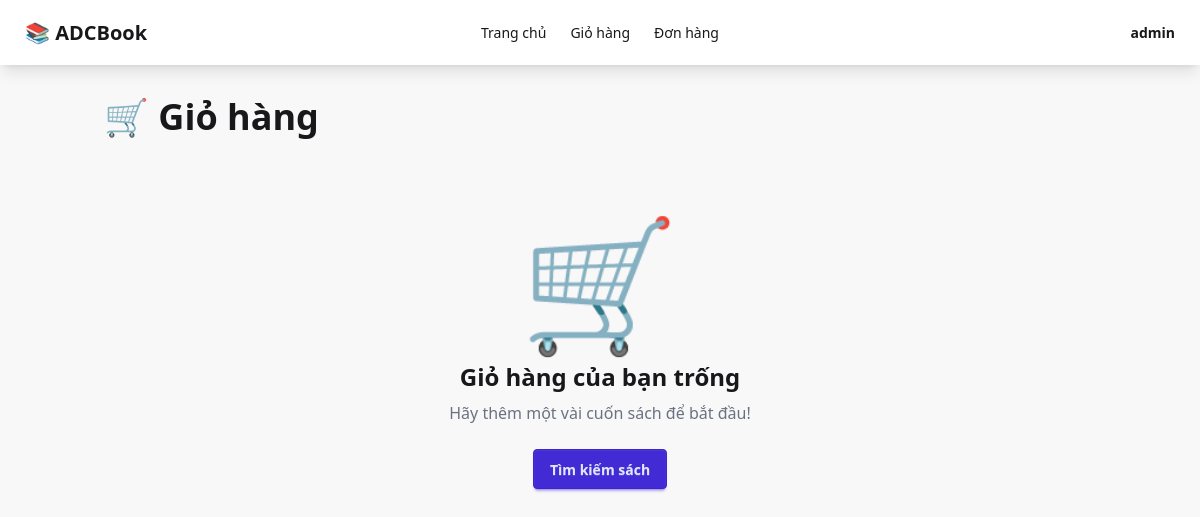
The app's page /cart/ (signed in), older data.
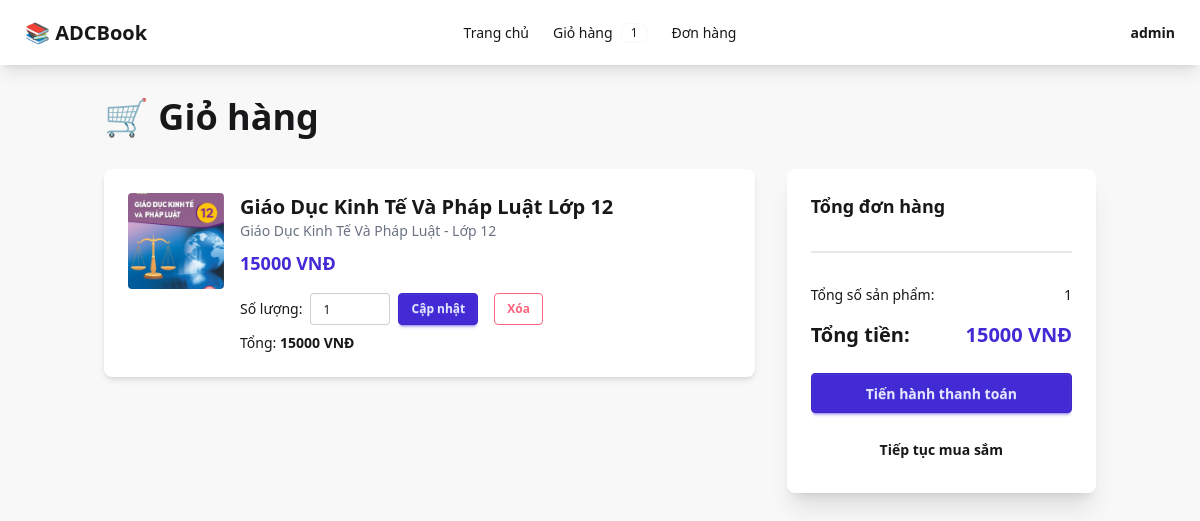
The same page, newer data.
### cart/models.py (models this page shows, shortened)
class CartItem(models.Model):
    cart = models.ForeignKey(Cart, on_delete=models.CASCADE, related_name='items')
    book = models.ForeignKey(Book, on_delete=models.CASCADE)
    quantity = models.IntegerField(default=1, validators=[MinValueValidator(1)])
    created_at = models.DateTimeField(auto_now_add=True)
    updated_at = models.DateTimeField(auto_now=True)
    class Meta:
        unique_together = ('cart', 'book')
    def subtotal(self):
        return self.book.price * self.quantity

class Cart(models.Model):
    user = models.OneToOneField(User, on_delete=models.CASCADE, related_name='cart')
    created_at = models.DateTimeField(auto_now_add=True)
    updated_at = models.DateTimeField(auto_now=True)
    def total_price(self):
        return sum(item.subtotal() for item in self.items.all())

### books/models.py (models this page shows, shortened)
class Book(models.Model):
    name = models.CharField(max_length=200)
    price = models.DecimalField(max_digits=10, decimal_places=0, validators=[MinValueValidator(0)])
    image = models.ImageField(upload_to='books/', blank=True, null=True)
    grade = models.ForeignKey(Grade, on_delete=models.CASCADE, related_name='books')
    subject = models.ForeignKey(Subject, on_delete=models.CASCADE, related_name='books')
    description = models.TextField(blank=True)
    created_at = models.DateTimeField(auto_now_add=True)
    updated_at = models.DateTimeField(auto_now=True)
    class Meta:
        ordering = ['-created_at']

class Subject(models.Model):
    name = models.CharField(max_length=100, unique=True)
    class Meta:
        ordering = ['name']

class Grade(models.Model):
    name = models.CharField(max_length=50, unique=True)
    order = models.IntegerField(default=0)
    class Meta:
        ordering = ['order', 'name']

### cart/views.py (the view)
# urls.py: path('cart/', cart_views.cart_view, name='cart'),
@login_required
def cart_view(request):
    cart, created = Cart.objects.get_or_create(user=request.user)
    context = {
        'cart': cart,
        'items': cart.items.all(),
    }
    return render(request, 'cart/cart.html', context)

### cart/context_processors.py (called while the page is built)
def cart_count(request):
    if request.user.is_authenticated:
        try:
            cart = request.user.cart
            count = sum(item.quantity for item in cart.items.all())
            return {'cart_count': count}
        except:
            return {'cart_count': 0}
    return {'cart_count': 0}

### cart/templates/cart/cart.html (shortened to what this page needs)
{% extends 'base.html' %}
{% block content %}
<h1 class="text-4xl font-bold mb-8">🛒 Giỏ hàng</h1>
{% include "cart/partials/cart_content.html" %}
{% endblock %}

### theme/templates/base.html (shortened to what this page needs)
    {% load static tailwind_tags %}
    {% load django_htmx %}
    <!DOCTYPE html>
    <html lang="en">
    <head>
        <meta http-equiv="X-UA-Compatible" content="ie=edge"> {% htmx_script %} {% tailwind_css %}
    </head>
    <body class="bg-base-200" hx-headers='{"x-csrftoken": "{{ csrf_token }}"}' hx-boost="true">
        <div class="navbar bg-base-100 shadow-lg">
            <div class="navbar-start">
                <a href="{% url 'home' %}" class="btn btn-ghost text-xl">📚 ADCBook</a>
            </div>
            <div class="navbar-center hidden lg:flex">
                <ul class="menu menu-horizontal px-1">
                    <li><a href="{% url 'home' %}">Trang chủ</a></li>
                    {% if user.is_authenticated %}
                    <li><a href="{% url 'cart' %}">Giỏ hàng {% if cart_count %}<span class="badge badge-sm">{{ cart_count }}</span>{% endif %}</a></li>
                    <li><a href="{% url 'order_history' %}">Đơn hàng</a></li>
                    {% endif %}
                </ul>
            </div>
            <div class="navbar-end">
                {% if user.is_authenticated %}
                <div class="dropdown dropdown-end">
                    <label tabindex="0" class="btn btn-ghost">{{ user.username }}</label>
                </div>
                {% else %}
                <a href="{% url 'login' %}" class="btn btn-ghost">Đăng nhập</a>
                <a href="{% url 'register' %}" class="btn btn-primary">Đăng kí</a> {% endif %}
            </div>
        </div>
        <div class="container mx-auto px-4 py-8">
            {% block content %} {% endblock %}
        </div>
    </body>
    </html>

### cart/templates/cart/partials/cart_content.html (shortened to what this page needs)
<div id="cart-content" {% if oob %}hx-swap-oob="true" {% endif %}>
    {% if items %}
    <div class="grid grid-cols-1 lg:grid-cols-3 gap-8">
        <div class="lg:col-span-2">
            {% for item in items %}
            <div class="card bg-base-100 shadow-md mb-4" id="cart-item-{{ item.id }}">
                <div class="card-body">
                    <div class="flex gap-4">
                        {% if item.book.image %}
                        <img src="{{ item.book.image.url }}" alt="{{ item.book.name }}" class="w-24 h-24 object-cover rounded"> {% else %}
                        <div class="w-24 h-24 bg-base-200 flex items-center justify-center rounded">
                            <span class="text-3xl">📖</span>
                        </div>
                        {% endif %}
                        <div class="flex-1">
                            <h3 class="text-xl font-bold">{{ item.book.name }}</h3>
                            <p class="text-sm text-gray-500">{{ item.book.subject.name }} - {{ item.book.grade.name }}</p>
                            <p class="text-lg font-bold text-primary mt-2">{{ item.book.price }} VNĐ</p>
                            <div class="flex gap-4 items-center mt-4">
                                <form method="post" action="{% url 'update_cart_item' item.pk %}" hx-post="{% url 'update_cart_item' item.pk %}" hx-target="#cart-content" hx-swap="outerHTML" class="flex gap-2 items-center">
                                    <label class="text-sm">Số lượng:</label>
                                    <input type="number" name="quantity" value="{{ item.quantity }}" min="1" class="input input-bordered input-sm w-20">
                                    <button type="submit" class="btn btn-sm btn-primary">Cập nhật</button>
                                </form>
                                <form method="post" action="{% url 'remove_from_cart' item.pk %}" hx-post="{% url 'remove_from_cart' item.pk %}" hx-target="#cart-content" hx-swap="outerHTML">
                                    <button type="submit" class="btn btn-sm btn-error btn-outline">Xóa</button>
                                </form>
                            </div>
                            <p class="text-sm mt-2">Tổng: <span class="font-bold">{{ item.subtotal }} VNĐ</span></p>
                        </div>
                    </div>
                </div>
            </div>
            {% endfor %}
        </div>
        <div>
            <div class="card bg-base-100 shadow-xl sticky top-4">
                <div class="card-body">
                    <h2 class="card-title">Tổng đơn hàng</h2>
                    <div class="divider"></div>
                    <div class="flex justify-between mb-2">
                        <span>Tổng số sản phẩm:</span>
                        <span>{{ items.count }}</span>
                    </div>
                    <div class="flex justify-between text-xl font-bold">
                        <span>Tổng tiền:</span>
                        <span class="text-primary">{{ cart.total_price }} VNĐ</span>
                    </div>
                    <div class="card-actions justify-end mt-4">
                        <a href="{% url 'checkout' %}" class="btn btn-primary w-full">Tiến hành thanh toán</a>
                    </div>
                    <a href="{% url 'home' %}" class="btn btn-ghost w-full mt-2">Tiếp tục mua sắm</a>
                </div>
            </div>
        </div>
    </div>
    {% else %}
    <div class="text-center py-12">
        <span class="text-9xl">🛒</span>
        <h2 class="text-2xl font-bold mt-4">Giỏ hàng của bạn trống</h2>
        <p class="text-gray-500 mt-2">Hãy thêm một vài cuốn sách để bắt đầu!</p>
        <a href="{% url 'home' %}" class="btn btn-primary mt-6">Tìm kiếm sách</a>
    </div>
    {% endif %}
</div>

Row changes from the older to the newer data that the page shows:
added CartItem: book.image (picture), book.name "Giáo Dục Kinh Tế Và Pháp Luật Lớp 12", book.subject.name "Giáo Dục Kinh Tế Và Pháp Luật", book.grade.name "Lớp 12", book.price "15000", quantity "1", subtotal "15000"
now on this page (row unchanged): Cart: total_price "15000"
Text that changed along with them:
{{ cart_count }}: (not shown) → "1"
{{ items.count }}: (not shown) → "1"
text no longer shown: "🛒 Giỏ hàng của bạn trống Hãy thêm một vài cuốn sách để bắt đầu! Tìm kiếm sách"
text now shown: "Tổng đơn hàng Tổng số sản phẩm: Tổng tiền: VNĐ Tiến hành thanh toán Tiếp tục mua sắm"
